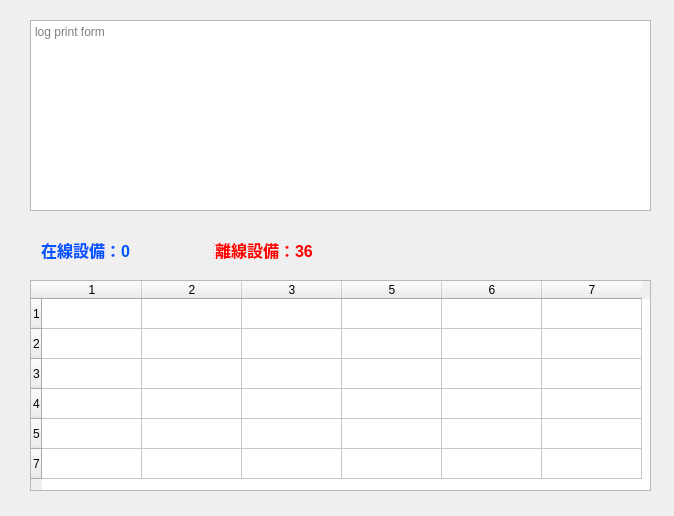
<?xml version="1.0" encoding="UTF-8"?>
<ui version="4.0">
 <class>Dialog</class>
 <widget class="QDialog" name="Dialog">
  <property name="geometry">
   <rect>
    <x>0</x>
    <y>0</y>
    <width>674</width>
    <height>516</height>
   </rect>
  </property>
  <property name="windowTitle">
   <string>CNC MODELS</string>
  </property>
  <widget class="QTableWidget" name="tableWidget">
   <property name="geometry">
    <rect>
     <x>30</x>
     <y>280</y>
     <width>621</width>
     <height>211</height>
    </rect>
   </property>
   <row>
    <property name="text">
     <string>1</string>
    </property>
   </row>
   <row>
    <property name="text">
     <string>2</string>
    </property>
   </row>
   <row>
    <property name="text">
     <string>3</string>
    </property>
   </row>
   <row>
    <property name="text">
     <string>4</string>
    </property>
   </row>
   <row>
    <property name="text">
     <string>5</string>
    </property>
   </row>
   <row>
    <property name="text">
     <string>7</string>
    </property>
   </row>
   <column>
    <property name="text">
     <string>1</string>
    </property>
   </column>
   <column>
    <property name="text">
     <string>2</string>
    </property>
   </column>
   <column>
    <property name="text">
     <string>3</string>
    </property>
   </column>
   <column>
    <property name="text">
     <string>5</string>
    </property>
   </column>
   <column>
    <property name="text">
     <string>6</string>
    </property>
   </column>
   <column>
    <property name="text">
     <string>7</string>
    </property>
   </column>
  </widget>
  <widget class="QTextEdit" name="textEdit">
   <property name="geometry">
    <rect>
     <x>30</x>
     <y>20</y>
     <width>621</width>
     <height>191</height>
    </rect>
   </property>
   <property name="font">
    <font>
     <pointsize>9</pointsize>
    </font>
   </property>
   <property name="placeholderText">
    <string>log print form</string>
   </property>
  </widget>
  <widget class="QSplitter" name="splitter">
   <property name="geometry">
    <rect>
     <x>41</x>
     <y>240</y>
     <width>361</width>
     <height>20</height>
    </rect>
   </property>
   <property name="orientation">
    <enum>Qt::Horizontal</enum>
   </property>
   <widget class="QLabel" name="label">
    <property name="font">
     <font>
      <pointsize>12</pointsize>
      <weight>75</weight>
      <bold>true</bold>
     </font>
    </property>
    <property name="styleSheet">
     <string notr="true">QLabel{
	color:rgb(0, 85, 255);
}</string>
    </property>
    <property name="text">
     <string>在線設備：0</string>
    </property>
   </widget>
   <widget class="QLabel" name="label_2">
    <property name="font">
     <font>
      <pointsize>12</pointsize>
      <weight>75</weight>
      <bold>true</bold>
     </font>
    </property>
    <property name="styleSheet">
     <string notr="true">QLabel{
	color:rgb(255, 0, 0);
}</string>
    </property>
    <property name="text">
     <string>離線設備：36</string>
    </property>
   </widget>
  </widget>
 </widget>
 <resources/>
 <connections/>
</ui>
